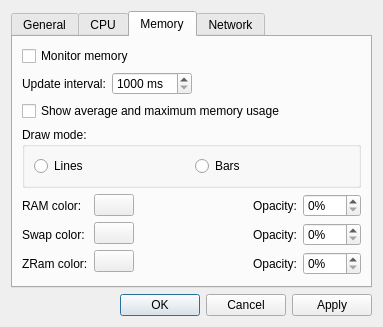
<?xml version="1.0" encoding="UTF-8"?>
<ui version="4.0">
 <class>SettingsDialog</class>
 <widget class="QDialog" name="SettingsDialog">
  <property name="geometry">
   <rect>
    <x>0</x>
    <y>0</y>
    <width>371</width>
    <height>326</height>
   </rect>
  </property>
  <property name="windowTitle">
   <string>Dialog</string>
  </property>
  <layout class="QVBoxLayout" name="verticalLayout_9">
   <item>
    <widget class="QTabWidget" name="tabWidget">
     <property name="currentIndex">
      <number>2</number>
     </property>
     <property name="usesScrollButtons">
      <bool>false</bool>
     </property>
     <widget class="QWidget" name="tabGeneral">
      <attribute name="title">
       <string>General</string>
      </attribute>
      <layout class="QVBoxLayout" name="verticalLayout">
       <item>
        <widget class="QCheckBox" name="checkSingleInstance">
         <property name="enabled">
          <bool>false</bool>
         </property>
         <property name="text">
          <string>Single instance</string>
         </property>
        </widget>
       </item>
       <item>
        <widget class="QCheckBox" name="checkBoxTitlebar">
         <property name="text">
          <string>Hide window title bar</string>
         </property>
        </widget>
       </item>
       <item>
        <widget class="QCheckBox" name="checkBoxTaskbar">
         <property name="text">
          <string>Hide window in taskbar</string>
         </property>
        </widget>
       </item>
       <item>
        <widget class="QCheckBox" name="checkBoxAlwaysOnTop">
         <property name="text">
          <string>Window always on top</string>
         </property>
        </widget>
       </item>
       <item>
        <widget class="QCheckBox" name="checkBoxWindowBypassWM">
         <property name="toolTip">
          <string>Removes window decorations and taskbar icon;
makes 'Always on top' work over fullscreen videos.</string>
         </property>
         <property name="text">
          <string>Bypass window manager</string>
         </property>
        </widget>
       </item>
       <item>
        <layout class="QHBoxLayout" name="horizontalLayout">
         <item>
          <widget class="QLabel" name="label_15">
           <property name="text">
            <string>Window opacity:</string>
           </property>
          </widget>
         </item>
         <item>
          <widget class="QSpinBox" name="spinBoxWindowOpacity">
           <property name="suffix">
            <string>%</string>
           </property>
           <property name="minimum">
            <number>10</number>
           </property>
           <property name="maximum">
            <number>100</number>
           </property>
           <property name="singleStep">
            <number>5</number>
           </property>
          </widget>
         </item>
         <item>
          <spacer name="horizontalSpacer_5">
           <property name="orientation">
            <enum>Qt::Orientation::Horizontal</enum>
           </property>
           <property name="sizeHint" stdset="0">
            <size>
             <width>40</width>
             <height>20</height>
            </size>
           </property>
          </spacer>
         </item>
        </layout>
       </item>
       <item>
        <layout class="QGridLayout" name="gridLayout">
         <item row="0" column="0">
          <widget class="QLabel" name="labelThreads_2">
           <property name="enabled">
            <bool>false</bool>
           </property>
           <property name="text">
            <string>CPU threads:</string>
           </property>
          </widget>
         </item>
         <item row="0" column="1">
          <widget class="QComboBox" name="comboBoxThreads">
           <property name="enabled">
            <bool>false</bool>
           </property>
          </widget>
         </item>
         <item row="0" column="2">
          <spacer name="horizontalSpacer_7">
           <property name="enabled">
            <bool>false</bool>
           </property>
           <property name="orientation">
            <enum>Qt::Orientation::Horizontal</enum>
           </property>
           <property name="sizeType">
            <enum>QSizePolicy::Policy::Fixed</enum>
           </property>
           <property name="sizeHint" stdset="0">
            <size>
             <width>20</width>
             <height>20</height>
            </size>
           </property>
          </spacer>
         </item>
         <item row="0" column="3">
          <widget class="QLabel" name="labelIdealThreads">
           <property name="enabled">
            <bool>false</bool>
           </property>
           <property name="text">
            <string>Detected CPU cores:</string>
           </property>
          </widget>
         </item>
         <item row="0" column="4">
          <spacer name="horizontalSpacer_3">
           <property name="enabled">
            <bool>false</bool>
           </property>
           <property name="orientation">
            <enum>Qt::Orientation::Horizontal</enum>
           </property>
           <property name="sizeHint" stdset="0">
            <size>
             <width>40</width>
             <height>20</height>
            </size>
           </property>
          </spacer>
         </item>
         <item row="1" column="0">
          <widget class="QLabel" name="labelPriority">
           <property name="enabled">
            <bool>false</bool>
           </property>
           <property name="text">
            <string>CPU priority:</string>
           </property>
          </widget>
         </item>
         <item row="1" column="1">
          <widget class="QComboBox" name="comboBoxPriority">
           <property name="enabled">
            <bool>false</bool>
           </property>
           <property name="sizePolicy">
            <sizepolicy hsizetype="MinimumExpanding" vsizetype="Fixed">
             <horstretch>0</horstretch>
             <verstretch>0</verstretch>
            </sizepolicy>
           </property>
          </widget>
         </item>
         <item row="1" column="2">
          <spacer name="horizontalSpacer_8">
           <property name="enabled">
            <bool>false</bool>
           </property>
           <property name="orientation">
            <enum>Qt::Orientation::Horizontal</enum>
           </property>
           <property name="sizeType">
            <enum>QSizePolicy::Policy::Fixed</enum>
           </property>
           <property name="sizeHint" stdset="0">
            <size>
             <width>20</width>
             <height>20</height>
            </size>
           </property>
          </spacer>
         </item>
         <item row="1" column="3">
          <widget class="QLabel" name="label_5">
           <property name="enabled">
            <bool>false</bool>
           </property>
           <property name="text">
            <string>Realtime is not recommended.</string>
           </property>
          </widget>
         </item>
         <item row="1" column="4">
          <spacer name="horizontalSpacer_4">
           <property name="enabled">
            <bool>false</bool>
           </property>
           <property name="orientation">
            <enum>Qt::Orientation::Horizontal</enum>
           </property>
           <property name="sizeHint" stdset="0">
            <size>
             <width>40</width>
             <height>20</height>
            </size>
           </property>
          </spacer>
         </item>
        </layout>
       </item>
       <item>
        <spacer name="verticalSpacer">
         <property name="orientation">
          <enum>Qt::Orientation::Vertical</enum>
         </property>
         <property name="sizeHint" stdset="0">
          <size>
           <width>20</width>
           <height>20</height>
          </size>
         </property>
        </spacer>
       </item>
      </layout>
     </widget>
     <widget class="QWidget" name="tabCPU">
      <attribute name="title">
       <string>CPU</string>
      </attribute>
      <layout class="QVBoxLayout" name="verticalLayout_36">
       <item>
        <widget class="QCheckBox" name="checkBoxMonitorCPU">
         <property name="text">
          <string>Monitor CPU</string>
         </property>
        </widget>
       </item>
       <item>
        <layout class="QHBoxLayout" name="horizontalLayout_14">
         <item>
          <widget class="QLabel" name="label_24">
           <property name="text">
            <string>Update interval:</string>
           </property>
          </widget>
         </item>
         <item>
          <widget class="QSpinBox" name="spinBoxIntervaCPU">
           <property name="suffix">
            <string> ms</string>
           </property>
           <property name="minimum">
            <number>1000</number>
           </property>
           <property name="maximum">
            <number>10000</number>
           </property>
           <property name="singleStep">
            <number>500</number>
           </property>
          </widget>
         </item>
         <item>
          <spacer name="horizontalSpacer_21">
           <property name="orientation">
            <enum>Qt::Orientation::Horizontal</enum>
           </property>
           <property name="sizeHint" stdset="0">
            <size>
             <width>40</width>
             <height>20</height>
            </size>
           </property>
          </spacer>
         </item>
        </layout>
       </item>
       <item>
        <widget class="QCheckBox" name="checkShowAvgMaxCPU">
         <property name="enabled">
          <bool>true</bool>
         </property>
         <property name="text">
          <string>Show average and maximum CPU usage</string>
         </property>
        </widget>
       </item>
       <item>
        <widget class="QGroupBox" name="groupBox_3">
         <property name="sizePolicy">
          <sizepolicy hsizetype="Minimum" vsizetype="Minimum">
           <horstretch>0</horstretch>
           <verstretch>0</verstretch>
          </sizepolicy>
         </property>
         <property name="title">
          <string>Draw mode:</string>
         </property>
         <layout class="QVBoxLayout" name="verticalLayout_30">
          <item>
           <layout class="QHBoxLayout" name="horizontalLayout_15">
            <item>
             <widget class="QRadioButton" name="radioButtonDrawModeLinesCPU">
              <property name="text">
               <string>Lines</string>
              </property>
             </widget>
            </item>
            <item>
             <widget class="QRadioButton" name="radioButtonDrawModeBarsCPU">
              <property name="text">
               <string>Bars</string>
              </property>
             </widget>
            </item>
           </layout>
          </item>
         </layout>
        </widget>
       </item>
       <item>
        <layout class="QHBoxLayout" name="horizontalLayout_16">
         <item>
          <layout class="QVBoxLayout" name="verticalLayout_31">
           <item>
            <widget class="QLabel" name="label_25">
             <property name="text">
              <string>CPU usage color:</string>
             </property>
            </widget>
           </item>
          </layout>
         </item>
         <item>
          <layout class="QVBoxLayout" name="verticalLayout_32">
           <item>
            <widget class="ColorButton" name="pushButtonCPU">
             <property name="sizePolicy">
              <sizepolicy hsizetype="Fixed" vsizetype="Fixed">
               <horstretch>0</horstretch>
               <verstretch>0</verstretch>
              </sizepolicy>
             </property>
             <property name="text">
              <string/>
             </property>
            </widget>
           </item>
          </layout>
         </item>
         <item>
          <layout class="QVBoxLayout" name="verticalLayout_33">
           <item>
            <spacer name="horizontalSpacer_22">
             <property name="orientation">
              <enum>Qt::Orientation::Horizontal</enum>
             </property>
             <property name="sizeHint" stdset="0">
              <size>
               <width>40</width>
               <height>20</height>
              </size>
             </property>
            </spacer>
           </item>
          </layout>
         </item>
         <item>
          <layout class="QVBoxLayout" name="verticalLayout_34">
           <item>
            <widget class="QLabel" name="label_27">
             <property name="text">
              <string>Opacity:</string>
             </property>
            </widget>
           </item>
          </layout>
         </item>
         <item>
          <layout class="QVBoxLayout" name="verticalLayout_35">
           <item>
            <widget class="QSpinBox" name="spinBoxCPUOpacity">
             <property name="suffix">
              <string>%</string>
             </property>
             <property name="maximum">
              <number>100</number>
             </property>
             <property name="singleStep">
              <number>5</number>
             </property>
            </widget>
           </item>
          </layout>
         </item>
        </layout>
       </item>
       <item>
        <spacer name="verticalSpacer_5">
         <property name="orientation">
          <enum>Qt::Orientation::Vertical</enum>
         </property>
         <property name="sizeHint" stdset="0">
          <size>
           <width>20</width>
           <height>137</height>
          </size>
         </property>
        </spacer>
       </item>
      </layout>
     </widget>
     <widget class="QWidget" name="tabMemory">
      <attribute name="title">
       <string>Memory</string>
      </attribute>
      <layout class="QVBoxLayout" name="verticalLayout_16">
       <item>
        <widget class="QCheckBox" name="checkBoxMonitorMemory">
         <property name="text">
          <string>Monitor memory</string>
         </property>
        </widget>
       </item>
       <item>
        <layout class="QHBoxLayout" name="horizontalLayout_6">
         <item>
          <widget class="QLabel" name="label_8">
           <property name="text">
            <string>Update interval:</string>
           </property>
          </widget>
         </item>
         <item>
          <widget class="QSpinBox" name="spinBoxIntervalMemory">
           <property name="suffix">
            <string> ms</string>
           </property>
           <property name="minimum">
            <number>1000</number>
           </property>
           <property name="maximum">
            <number>10000</number>
           </property>
           <property name="singleStep">
            <number>500</number>
           </property>
          </widget>
         </item>
         <item>
          <spacer name="horizontalSpacer_10">
           <property name="orientation">
            <enum>Qt::Orientation::Horizontal</enum>
           </property>
           <property name="sizeHint" stdset="0">
            <size>
             <width>40</width>
             <height>20</height>
            </size>
           </property>
          </spacer>
         </item>
        </layout>
       </item>
       <item>
        <widget class="QCheckBox" name="checkShowAvgMaxMemory">
         <property name="enabled">
          <bool>true</bool>
         </property>
         <property name="text">
          <string>Show average and maximum memory usage</string>
         </property>
        </widget>
       </item>
       <item>
        <widget class="QGroupBox" name="groupBox_2">
         <property name="sizePolicy">
          <sizepolicy hsizetype="Minimum" vsizetype="Minimum">
           <horstretch>0</horstretch>
           <verstretch>0</verstretch>
          </sizepolicy>
         </property>
         <property name="title">
          <string>Draw mode:</string>
         </property>
         <layout class="QVBoxLayout" name="verticalLayout_10">
          <item>
           <layout class="QHBoxLayout" name="horizontalLayout_7">
            <item>
             <widget class="QRadioButton" name="radioButtonDrawModeLinesMemory">
              <property name="text">
               <string>Lines</string>
              </property>
             </widget>
            </item>
            <item>
             <widget class="QRadioButton" name="radioButtonDrawModeBarsMemory">
              <property name="text">
               <string>Bars</string>
              </property>
             </widget>
            </item>
           </layout>
          </item>
         </layout>
        </widget>
       </item>
       <item>
        <layout class="QHBoxLayout" name="horizontalLayout_3">
         <item>
          <layout class="QVBoxLayout" name="verticalLayout_11">
           <item>
            <widget class="QLabel" name="label_9">
             <property name="text">
              <string>RAM color:</string>
             </property>
            </widget>
           </item>
           <item>
            <widget class="QLabel" name="label_10">
             <property name="text">
              <string>Swap color:</string>
             </property>
            </widget>
           </item>
           <item>
            <widget class="QLabel" name="label_13">
             <property name="text">
              <string>ZRam color:</string>
             </property>
            </widget>
           </item>
          </layout>
         </item>
         <item>
          <layout class="QVBoxLayout" name="verticalLayout_12">
           <item>
            <widget class="ColorButton" name="pushButtonColorRAM">
             <property name="sizePolicy">
              <sizepolicy hsizetype="Fixed" vsizetype="Fixed">
               <horstretch>0</horstretch>
               <verstretch>0</verstretch>
              </sizepolicy>
             </property>
             <property name="text">
              <string/>
             </property>
            </widget>
           </item>
           <item>
            <widget class="ColorButton" name="pushButtonColorSwap">
             <property name="sizePolicy">
              <sizepolicy hsizetype="Fixed" vsizetype="Fixed">
               <horstretch>0</horstretch>
               <verstretch>0</verstretch>
              </sizepolicy>
             </property>
             <property name="text">
              <string/>
             </property>
            </widget>
           </item>
           <item>
            <widget class="ColorButton" name="pushButtonColorZram">
             <property name="sizePolicy">
              <sizepolicy hsizetype="Fixed" vsizetype="Fixed">
               <horstretch>0</horstretch>
               <verstretch>0</verstretch>
              </sizepolicy>
             </property>
             <property name="text">
              <string/>
             </property>
            </widget>
           </item>
          </layout>
         </item>
         <item>
          <layout class="QVBoxLayout" name="verticalLayout_13">
           <item>
            <spacer name="horizontalSpacer_2">
             <property name="orientation">
              <enum>Qt::Orientation::Horizontal</enum>
             </property>
             <property name="sizeHint" stdset="0">
              <size>
               <width>40</width>
               <height>20</height>
              </size>
             </property>
            </spacer>
           </item>
           <item>
            <spacer name="horizontalSpacer_11">
             <property name="orientation">
              <enum>Qt::Orientation::Horizontal</enum>
             </property>
             <property name="sizeHint" stdset="0">
              <size>
               <width>40</width>
               <height>20</height>
              </size>
             </property>
            </spacer>
           </item>
           <item>
            <spacer name="horizontalSpacer_12">
             <property name="orientation">
              <enum>Qt::Orientation::Horizontal</enum>
             </property>
             <property name="sizeHint" stdset="0">
              <size>
               <width>40</width>
               <height>20</height>
              </size>
             </property>
            </spacer>
           </item>
          </layout>
         </item>
         <item>
          <layout class="QVBoxLayout" name="verticalLayout_14">
           <item>
            <widget class="QLabel" name="label_11">
             <property name="text">
              <string>Opacity:</string>
             </property>
            </widget>
           </item>
           <item>
            <widget class="QLabel" name="label_12">
             <property name="text">
              <string>Opacity:</string>
             </property>
            </widget>
           </item>
           <item>
            <widget class="QLabel" name="label_14">
             <property name="text">
              <string>Opacity:</string>
             </property>
            </widget>
           </item>
          </layout>
         </item>
         <item>
          <layout class="QVBoxLayout" name="verticalLayout_15">
           <item>
            <widget class="QSpinBox" name="spinBoxRAMOpacity">
             <property name="suffix">
              <string>%</string>
             </property>
             <property name="maximum">
              <number>100</number>
             </property>
             <property name="singleStep">
              <number>5</number>
             </property>
            </widget>
           </item>
           <item>
            <widget class="QSpinBox" name="spinBoxSwapOpacity">
             <property name="suffix">
              <string>%</string>
             </property>
             <property name="maximum">
              <number>100</number>
             </property>
             <property name="singleStep">
              <number>5</number>
             </property>
            </widget>
           </item>
           <item>
            <widget class="QSpinBox" name="spinBoxZramOpacity">
             <property name="suffix">
              <string>%</string>
             </property>
             <property name="maximum">
              <number>100</number>
             </property>
             <property name="singleStep">
              <number>5</number>
             </property>
            </widget>
           </item>
          </layout>
         </item>
        </layout>
       </item>
       <item>
        <spacer name="verticalSpacer_3">
         <property name="orientation">
          <enum>Qt::Orientation::Vertical</enum>
         </property>
         <property name="sizeHint" stdset="0">
          <size>
           <width>20</width>
           <height>67</height>
          </size>
         </property>
        </spacer>
       </item>
      </layout>
     </widget>
     <widget class="QWidget" name="tabNetwork">
      <attribute name="title">
       <string>Network</string>
      </attribute>
      <layout class="QVBoxLayout" name="verticalLayout_4">
       <item>
        <widget class="QCheckBox" name="checkBoxMonitorNet">
         <property name="text">
          <string>Monitor network</string>
         </property>
        </widget>
       </item>
       <item>
        <layout class="QHBoxLayout" name="horizontalLayout_4">
         <item>
          <widget class="QLabel" name="label_7">
           <property name="text">
            <string>Update interval:</string>
           </property>
          </widget>
         </item>
         <item>
          <widget class="QSpinBox" name="spinBoxInterval">
           <property name="suffix">
            <string> ms</string>
           </property>
           <property name="minimum">
            <number>1000</number>
           </property>
           <property name="maximum">
            <number>10000</number>
           </property>
           <property name="singleStep">
            <number>500</number>
           </property>
          </widget>
         </item>
         <item>
          <spacer name="horizontalSpacer_9">
           <property name="orientation">
            <enum>Qt::Orientation::Horizontal</enum>
           </property>
           <property name="sizeHint" stdset="0">
            <size>
             <width>40</width>
             <height>20</height>
            </size>
           </property>
          </spacer>
         </item>
        </layout>
       </item>
       <item>
        <widget class="QCheckBox" name="checkShowAvgMax">
         <property name="enabled">
          <bool>true</bool>
         </property>
         <property name="text">
          <string>Show average and maximum speed</string>
         </property>
        </widget>
       </item>
       <item>
        <widget class="QGroupBox" name="groupBox">
         <property name="sizePolicy">
          <sizepolicy hsizetype="Minimum" vsizetype="Minimum">
           <horstretch>0</horstretch>
           <verstretch>0</verstretch>
          </sizepolicy>
         </property>
         <property name="title">
          <string>Draw mode:</string>
         </property>
         <layout class="QVBoxLayout" name="verticalLayout_3">
          <item>
           <layout class="QHBoxLayout" name="horizontalLayout_5">
            <item>
             <widget class="QRadioButton" name="radioButtonDrawModeLines">
              <property name="text">
               <string>Lines</string>
              </property>
             </widget>
            </item>
            <item>
             <widget class="QRadioButton" name="radioButtonDrawModeBars">
              <property name="text">
               <string>Bars</string>
              </property>
             </widget>
            </item>
           </layout>
          </item>
         </layout>
        </widget>
       </item>
       <item>
        <layout class="QHBoxLayout" name="horizontalLayout_2">
         <item>
          <layout class="QVBoxLayout" name="verticalLayout_2">
           <item>
            <widget class="QLabel" name="label_2">
             <property name="text">
              <string>Download color:</string>
             </property>
            </widget>
           </item>
           <item>
            <widget class="QLabel" name="label_3">
             <property name="text">
              <string>Upload color:</string>
             </property>
            </widget>
           </item>
          </layout>
         </item>
         <item>
          <layout class="QVBoxLayout" name="verticalLayout_5">
           <item>
            <widget class="ColorButton" name="pushButtonColorDownload">
             <property name="sizePolicy">
              <sizepolicy hsizetype="Fixed" vsizetype="Fixed">
               <horstretch>0</horstretch>
               <verstretch>0</verstretch>
              </sizepolicy>
             </property>
             <property name="text">
              <string/>
             </property>
            </widget>
           </item>
           <item>
            <widget class="ColorButton" name="pushButtonColorUpload">
             <property name="sizePolicy">
              <sizepolicy hsizetype="Fixed" vsizetype="Fixed">
               <horstretch>0</horstretch>
               <verstretch>0</verstretch>
              </sizepolicy>
             </property>
             <property name="text">
              <string/>
             </property>
            </widget>
           </item>
          </layout>
         </item>
         <item>
          <layout class="QVBoxLayout" name="verticalLayout_6">
           <item>
            <spacer name="horizontalSpacer">
             <property name="orientation">
              <enum>Qt::Orientation::Horizontal</enum>
             </property>
             <property name="sizeHint" stdset="0">
              <size>
               <width>40</width>
               <height>20</height>
              </size>
             </property>
            </spacer>
           </item>
           <item>
            <spacer name="horizontalSpacer_6">
             <property name="orientation">
              <enum>Qt::Orientation::Horizontal</enum>
             </property>
             <property name="sizeHint" stdset="0">
              <size>
               <width>40</width>
               <height>20</height>
              </size>
             </property>
            </spacer>
           </item>
          </layout>
         </item>
         <item>
          <layout class="QVBoxLayout" name="verticalLayout_7">
           <item>
            <widget class="QLabel" name="label_4">
             <property name="text">
              <string>Opacity:</string>
             </property>
            </widget>
           </item>
           <item>
            <widget class="QLabel" name="label_6">
             <property name="text">
              <string>Opacity:</string>
             </property>
            </widget>
           </item>
          </layout>
         </item>
         <item>
          <layout class="QVBoxLayout" name="verticalLayout_8">
           <item>
            <widget class="QSpinBox" name="spinBoxDownOpacity">
             <property name="suffix">
              <string>%</string>
             </property>
             <property name="maximum">
              <number>100</number>
             </property>
             <property name="singleStep">
              <number>5</number>
             </property>
            </widget>
           </item>
           <item>
            <widget class="QSpinBox" name="spinBoxUpOpacity">
             <property name="suffix">
              <string>%</string>
             </property>
             <property name="maximum">
              <number>100</number>
             </property>
             <property name="singleStep">
              <number>5</number>
             </property>
            </widget>
           </item>
          </layout>
         </item>
        </layout>
       </item>
       <item>
        <spacer name="verticalSpacer_2">
         <property name="orientation">
          <enum>Qt::Orientation::Vertical</enum>
         </property>
         <property name="sizeHint" stdset="0">
          <size>
           <width>20</width>
           <height>20</height>
          </size>
         </property>
        </spacer>
       </item>
      </layout>
     </widget>
    </widget>
   </item>
   <item>
    <widget class="QDialogButtonBox" name="buttonBox">
     <property name="orientation">
      <enum>Qt::Orientation::Horizontal</enum>
     </property>
     <property name="standardButtons">
      <set>QDialogButtonBox::StandardButton::Apply|QDialogButtonBox::StandardButton::Cancel|QDialogButtonBox::StandardButton::Ok</set>
     </property>
    </widget>
   </item>
  </layout>
 </widget>
 <customwidgets>
  <customwidget>
   <class>ColorButton</class>
   <extends>QPushButton</extends>
   <header>colorbutton.h</header>
  </customwidget>
 </customwidgets>
 <resources/>
 <connections/>
</ui>
